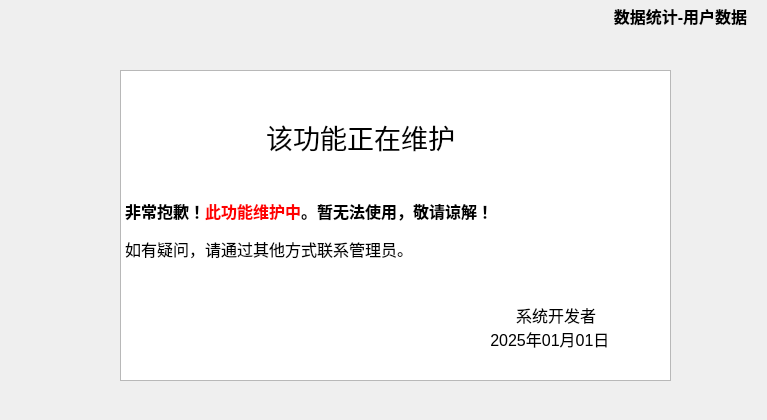
<?xml version="1.0" encoding="UTF-8"?>
<ui version="4.0">
    <class>UserDataForm</class>
    <widget class="QWidget" name="UserDataForm">
        <property name="geometry">
            <rect>
                <x>0</x>
                <y>0</y>
                <width>767</width>
                <height>420</height>
            </rect>
        </property>
        <property name="windowTitle">
            <string>Form</string>
        </property>
        <widget class="QLabel" name="labelTitleShowUserData">
            <property name="geometry">
                <rect>
                    <x>600</x>
                    <y>0</y>
                    <width>161</width>
                    <height>31</height>
                </rect>
            </property>
            <property name="font">
                <font>
                    <pointsize>12</pointsize>
                    <bold>true</bold>
                </font>
            </property>
            <property name="text">
                <string>数据统计-用户数据</string>
            </property>
            <property name="alignment">
                <set>Qt::AlignmentFlag::AlignCenter</set>
            </property>
        </widget>
        <widget class="QTextEdit" name="textEdit_2">
            <property name="geometry">
                <rect>
                    <x>120</x>
                    <y>70</y>
                    <width>551</width>
                    <height>311</height>
                </rect>
            </property>
            <property name="readOnly">
                <bool>true</bool>
            </property>
            <property name="html">
                <string>&lt;!DOCTYPE HTML PUBLIC &quot;-//W3C//DTD HTML 4.0//EN&quot; &quot;http://www.w3.org/TR/REC-html40/strict.dtd&quot;&gt;
                    &lt;html&gt;&lt;head&gt;&lt;meta name=&quot;qrichtext&quot; content=&quot;1&quot; /&gt;&lt;meta
                    charset=&quot;utf-8&quot; /&gt;&lt;style type=&quot;text/css&quot;&gt;
                    p, li { white-space: pre-wrap; }
                    hr { height: 1px; border-width: 0; }
                    li.unchecked::marker { content: &quot;\2610&quot;; }
                    li.checked::marker { content: &quot;\2612&quot;; }
                    &lt;/style&gt;&lt;/head&gt;&lt;body style=&quot; font-family:'Microsoft YaHei UI'; font-size:9pt;
                    font-weight:400; font-style:normal;&quot;&gt;
                    &lt;p style=&quot; margin-top:0px; margin-bottom:0px; margin-left:0px; margin-right:0px;
                    -qt-block-indent:0; text-indent:0px;&quot;&gt; &lt;/p&gt;
                    &lt;p align=&quot;center&quot; style=&quot; margin-top:0px; margin-bottom:0px; margin-left:0px;
                    margin-right:0px; -qt-block-indent:0; text-indent:0px;&quot;&gt;&lt;span style=&quot;
                    font-size:20pt;&quot;&gt;该功能正在维护&lt;/span&gt; &lt;/p&gt;
                    &lt;p style=&quot; margin-top:0px; margin-bottom:0px; margin-left:0px; margin-right:0px;
                    -qt-block-indent:0; text-indent:0px;&quot;&gt; &lt;/p&gt;
                    &lt;p style=&quot; margin-top:0px; margin-bottom:0px; margin-left:0px; margin-right:0px;
                    -qt-block-indent:0; text-indent:0px;&quot;&gt; &lt;/p&gt;
                    &lt;p style=&quot; margin-top:0px; margin-bottom:0px; margin-left:0px; margin-right:0px;
                    -qt-block-indent:0; text-indent:0px;&quot;&gt; &lt;/p&gt;
                    &lt;p style=&quot; margin-top:0px; margin-bottom:0px; margin-left:0px; margin-right:0px;
                    -qt-block-indent:0; text-indent:0px;&quot;&gt;&lt;span style=&quot; font-size:12pt; font-weight:700;&quot;&gt;非常抱歉！&lt;/span&gt;&lt;span
                    style=&quot; font-size:12pt; font-weight:700; color:#ff0000;&quot;&gt;此功能维护中&lt;/span&gt;&lt;span
                    style=&quot; font-size:12pt; font-weight:700;&quot;&gt;。暂无法使用，敬请谅解！&lt;/span&gt; &lt;/p&gt;
                    &lt;p style=&quot; margin-top:0px; margin-bottom:0px; margin-left:0px; margin-right:0px;
                    -qt-block-indent:0; text-indent:0px;&quot;&gt; &lt;/p&gt;
                    &lt;p style=&quot; margin-top:0px; margin-bottom:0px; margin-left:0px; margin-right:0px;
                    -qt-block-indent:0; text-indent:0px;&quot;&gt;&lt;span style=&quot; font-size:12pt;&quot;&gt;如有疑问，请通过其他方式联系管理员。&lt;/span&gt;
                    &lt;/p&gt;
                    &lt;p style=&quot; margin-top:0px; margin-bottom:0px; margin-left:0px; margin-right:0px;
                    -qt-block-indent:0; text-indent:0px;&quot;&gt; &lt;/p&gt;
                    &lt;p style=&quot; margin-top:0px; margin-bottom:0px; margin-left:0px; margin-right:0px;
                    -qt-block-indent:0; text-indent:0px;&quot;&gt; &lt;/p&gt;
                    &lt;p style=&quot; margin-top:0px; margin-bottom:0px; margin-left:0px; margin-right:0px;
                    -qt-block-indent:0; text-indent:0px;&quot;&gt; &lt;/p&gt;
                    &lt;p align=&quot;right&quot; style=&quot; margin-top:0px; margin-bottom:0px; margin-left:0px;
                    margin-right:0px; -qt-block-indent:0; text-indent:0px;&quot;&gt;&lt;span style=&quot;
                    font-size:12pt;&quot;&gt;系统开发者&lt;/span&gt; &lt;/p&gt;
                    &lt;p align=&quot;right&quot; style=&quot; margin-top:0px; margin-bottom:0px; margin-left:0px;
                    margin-right:0px; -qt-block-indent:0; text-indent:0px;&quot;&gt;&lt;span style=&quot;
                    font-size:12pt;&quot;&gt;2025年01月01日&lt;/span&gt; &lt;/p&gt;&lt;/body&gt;&lt;/html&gt;
                </string>
            </property>
        </widget>
    </widget>
    <resources/>
    <connections/>
</ui>
